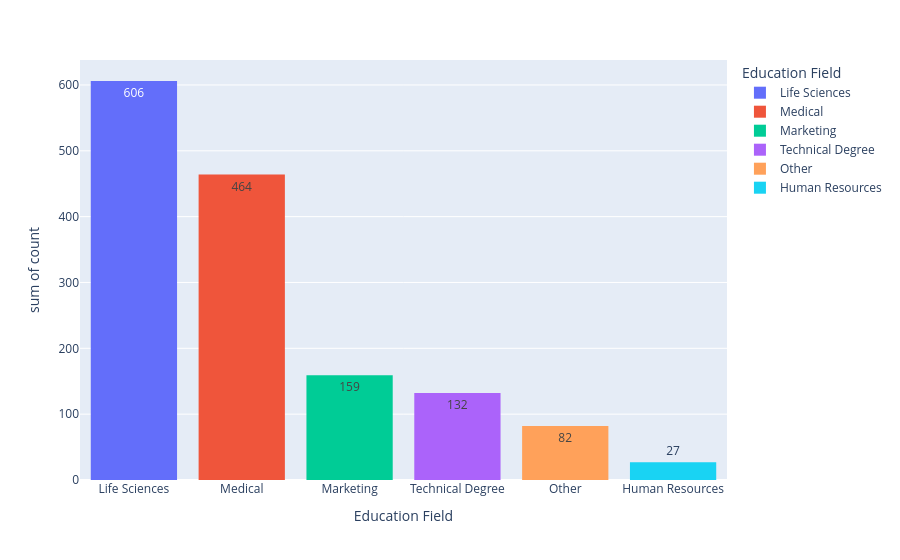

Notebook source saved alongside this figure:
### Code cell
temp = df['Education Field'].value_counts().reset_index()
px.histogram(temp, x='Education Field', y='count', color='Education Field', text_auto=True)

### Figure 1 — Plotly figure (JSON) as saved in the notebook; plotly's stock layout.template omitted (floating-point values rounded to 4 significant figures)
{"data": [{"bingroup": "x", "histfunc": "sum", "hovertemplate": "Education Field=%{x}<br>sum of count=%{y}<extra></extra>", "legendgroup": "Life Sciences", "marker": {"color": "#636efa", "pattern": {"shape": ""}}, "name": "Life Sciences", "orientation": "v", "showlegend": true, "texttemplate": "%{value}", "type": "histogram", "x": ["Life Sciences"], "xaxis": "x", "y": [606], "yaxis": "y"}, {"bingroup": "x", "histfunc": "sum", "hovertemplate": "Education Field=%{x}<br>sum of count=%{y}<extra></extra>", "legendgroup": "Medical", "marker": {"color": "#EF553B", "pattern": {"shape": ""}}, "name": "Medical", "orientation": "v", "showlegend": true, "texttemplate": "%{value}", "type": "histogram", "x": ["Medical"], "xaxis": "x", "y": [464], "yaxis": "y"}, {"bingroup": "x", "histfunc": "sum", "hovertemplate": "Education Field=%{x}<br>sum of count=%{y}<extra></extra>", "legendgroup": "Marketing", "marker": {"color": "#00cc96", "pattern": {"shape": ""}}, "name": "Marketing", "orientation": "v", "showlegend": true, "texttemplate": "%{value}", "type": "histogram", "x": ["Marketing"], "xaxis": "x", "y": [159], "yaxis": "y"}, {"bingroup": "x", "histfunc": "sum", "hovertemplate": "Education Field=%{x}<br>sum of count=%{y}<extra></extra>", "legendgroup": "Technical Degree", "marker": {"color": "#ab63fa", "pattern": {"shape": ""}}, "name": "Technical Degree", "orientation": "v", "showlegend": true, "texttemplate": "%{value}", "type": "histogram", "x": ["Technical Degree"], "xaxis": "x", "y": [132], "yaxis": "y"}, {"bingroup": "x", "histfunc": "sum", "hovertemplate": "Education Field=%{x}<br>sum of count=%{y}<extra></extra>", "legendgroup": "Other", "marker": {"color": "#FFA15A", "pattern": {"shape": ""}}, "name": "Other", "orientation": "v", "showlegend": true, "texttemplate": "%{value}", "type": "histogram", "x": ["Other"], "xaxis": "x", "y": [82], "yaxis": "y"}, {"bingroup": "x", "histfunc": "sum", "hovertemplate": "Education Field=%{x}<br>sum of count=%{y}<extra></extra>", "legendgroup": "Human Resources", "marker": {"color": "#19d3f3", "pattern": {"shape": ""}}, "name": "Human Resources", "orientation": "v", "showlegend": true, "texttemplate": "%{value}", "type": "histogram", "x": ["Human Resources"], "xaxis": "x", "y": [27], "yaxis": "y"}], "layout": {"barmode": "relative", "legend": {"title": {"text": "Education Field"}, "tracegroupgap": 0}, "margin": {"t": 60}, "xaxis": {"anchor": "y", "categoryarray": ["Life Sciences", "Medical", "Marketing", "Technical Degree", "Other", "Human Resources"], "categoryorder": "array", "domain": [0, 1], "title": {"text": "Education Field"}}, "yaxis": {"anchor": "x", "domain": [0, 1], "title": {"text": "sum of count"}}}}
